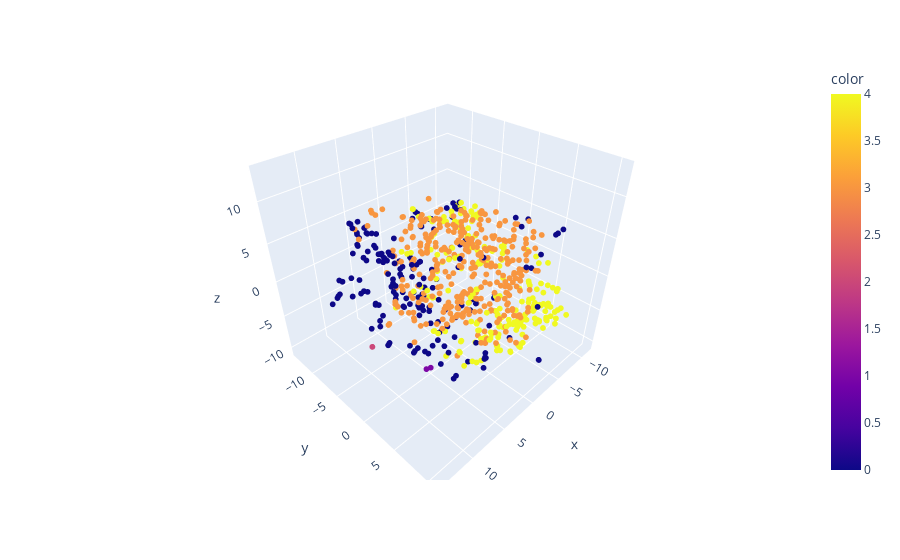

Notebook code cell kept with this figure:
### Code cell
tsne = TSNE(3, perplexity=20)
tsne_res = tsne.fit_transform(scaled_df)

# Create the scatter plot for the data
fig = px.scatter_3d(x=tsne_res[:, 0], y=tsne_res[:, 1], z=tsne_res[:, 2],color=Z)
fig.update_traces(marker=dict(size=2))

fig.show()

### Figure 1 — Plotly figure (JSON) as saved in the notebook; plotly's stock layout.template omitted (floating-point values rounded to 4 significant figures; data arrays with more than 128 entries replaced by an {"elided": "..."} marker saying what was removed)
{"data": [{"hovertemplate": "x=%{x}<br>y=%{y}<br>z=%{z}<br>color=%{marker.color}<extra></extra>", "legendgroup": "", "marker": {"color": {"elided": "740 int values"}, "coloraxis": "coloraxis", "size": 2, "symbol": "circle"}, "mode": "markers", "name": "", "scene": "scene", "showlegend": false, "type": "scatter3d", "x": {"elided": "740 float values"}, "y": {"elided": "740 float values"}, "z": {"elided": "740 float values"}}], "layout": {"coloraxis": {"colorbar": {"title": {"text": "color"}}, "colorscale": [[0, "#0d0887"], [0.1111, "#46039f"], [0.2222, "#7201a8"], [0.3333, "#9c179e"], [0.4444, "#bd3786"], [0.5556, "#d8576b"], [0.6667, "#ed7953"], [0.7778, "#fb9f3a"], [0.8889, "#fdca26"], [1, "#f0f921"]]}, "legend": {"tracegroupgap": 0}, "margin": {"t": 60}, "scene": {"domain": {"x": [0, 1], "y": [0, 1]}, "xaxis": {"title": {"text": "x"}}, "yaxis": {"title": {"text": "y"}}, "zaxis": {"title": {"text": "z"}}}}}
